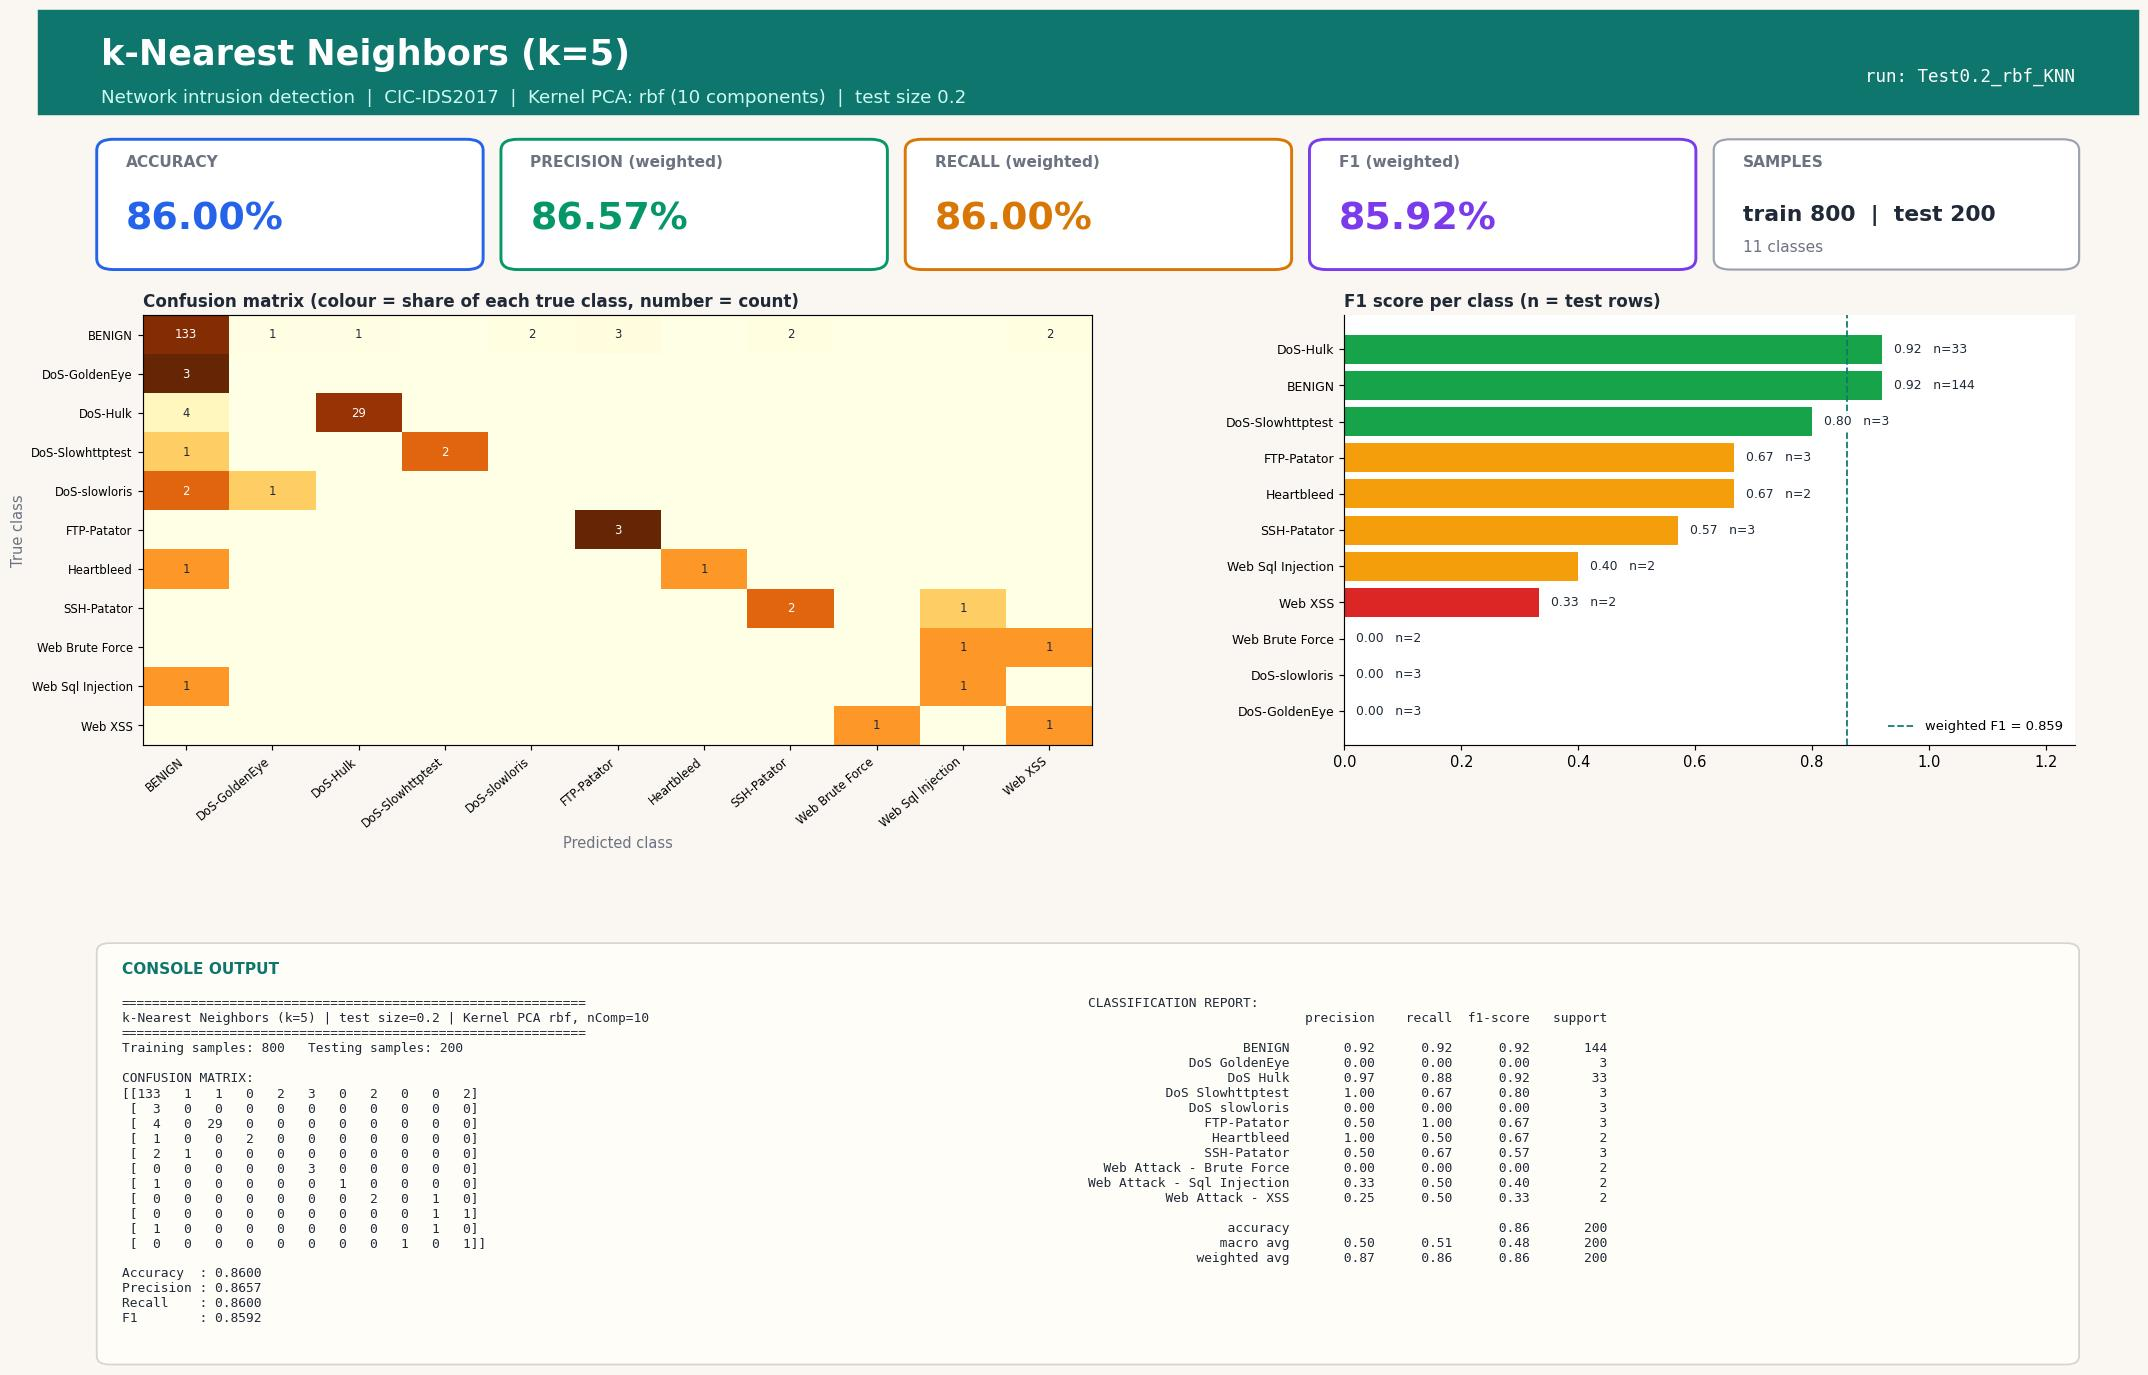

Reproduce this figure in Python.
#!/usr/bin/env python3
"""k-Nearest Neighbors (k=5) | Test size 0.2 | Kernel PCA kernel=rbf, n_components=10
CIC-IDS2017 (Tue+Wed+Thu-morning) 1000-row stratified sample.
Run in any IDE (Spyder / VS Code / PyCharm / Jupyter): open the file and press Run, no arguments needed.
Saves next to this file: 'Test0.2_rbf_KNN.jpg' - one image with the console output (confusion matrix, metrics, classification report) plus charts."""
import json, os
import numpy as np
import matplotlib.pyplot as plt
from sklearn.decomposition import KernelPCA
from sklearn.neighbors import KNeighborsClassifier
from sklearn.metrics import (accuracy_score, classification_report, confusion_matrix,
                             f1_score, precision_score, recall_score)
from sklearn.model_selection import train_test_split
from sklearn.preprocessing import StandardScaler

TEST_SIZE, KERNEL, N_COMP, ALG, ALG_NAME = 0.2, "rbf", 10, "KNN", "k-Nearest Neighbors (k=5)"
try:
    HERE = os.path.dirname(os.path.abspath(__file__))
except NameError:                      # Jupyter / interactive console
    HERE = os.getcwd()
def _find_root():                      # folder that contains data/sample.npz (works from any working directory)
    for p in (HERE, os.path.join(HERE, ".."), os.path.join(HERE, "..", ".."), os.getcwd()):
        if os.path.exists(os.path.join(p, "data", "sample.npz")):
            return os.path.abspath(p)
    raise FileNotFoundError("data/sample.npz not found - run prepare_data.py or keep the repo folder structure")
ROOT = _find_root()
tag = f"Test{TEST_SIZE}_{KERNEL}_{ALG}"

# 1. LOAD cached, cleaned sample (see prepare_data.py)
d = np.load(os.path.join(ROOT, "data", "sample.npz"), allow_pickle=True)
X, y, class_names = d["X"], d["y"], [str(c).replace("�", "-") for c in d["classes"]]

# 2. SPLIT
X_train, X_test, y_train, y_test = train_test_split(
    X, y, test_size=TEST_SIZE, random_state=42, stratify=y)

# 3. SCALE (fit on train only)
scaler = StandardScaler()
X_train = scaler.fit_transform(X_train); X_test = scaler.transform(X_test)

# 4. DIMENSIONALITY REDUCTION: Kernel PCA (fit on train only; gamma = sklearn default 1/n_features)
kpca = KernelPCA(n_components=N_COMP, kernel=KERNEL, random_state=0)
X_train = kpca.fit_transform(X_train); X_test = kpca.transform(X_test)

# 5. CLASSIFIER
classifier = KNeighborsClassifier(n_neighbors=5)
classifier.fit(X_train, y_train)
y_pred = classifier.predict(X_test)

# 6. METRICS
labels = np.arange(len(class_names))
cm = confusion_matrix(y_test, y_pred, labels=labels)
res = dict(test_size=TEST_SIZE, kernel=KERNEL, n_components=N_COMP, algorithm=ALG, model=ALG_NAME,
           n_train=int(len(y_train)), n_test=int(len(y_test)),
           accuracy=accuracy_score(y_test, y_pred),
           precision=precision_score(y_test, y_pred, average="weighted", zero_division=0),
           recall=recall_score(y_test, y_pred, average="weighted", zero_division=0),
           f1=f1_score(y_test, y_pred, average="weighted", zero_division=0))
report = classification_report(y_test, y_pred, labels=labels, target_names=class_names, zero_division=0)
lines = ["=" * 60, f"{ALG_NAME} | test size={TEST_SIZE} | Kernel PCA {KERNEL}, nComp={N_COMP}", "=" * 60,
         f"Training samples: {len(y_train)}   Testing samples: {len(y_test)}", "", "CONFUSION MATRIX:", np.array2string(cm), ""]
for k in ("accuracy", "precision", "recall", "f1"): lines.append(f"{k.capitalize():10s}: {res[k]:.4f}")
lines += ["", "CLASSIFICATION REPORT:", report]
console_output = "\n".join(lines); print(console_output)

# 7. VISUAL OUTPUT: ONE report-style image (banner, KPI cards, charts, console output) - real results only
from matplotlib.patches import FancyBboxPatch, Rectangle
short = [c.replace("Web Attack - ", "Web ").replace("DoS ", "DoS-") for c in class_names]
rep = classification_report(y_test, y_pred, labels=labels, target_names=class_names, zero_division=0, output_dict=True)
cmn = cm / np.maximum(cm.sum(axis=1, keepdims=True), 1)          # row-normalised = per-class recall
INK, MUTED, BG, ACC = "#1f2937", "#6b7280", "#faf7f2", "#0f766e"
fig = plt.figure(figsize=(20, 13.2), dpi=105, facecolor=BG)
fig.add_artist(Rectangle((0, 0.925), 1, 0.075, transform=fig.transFigure, color=ACC, zorder=0))
fig.text(0.03, 0.968, f"{ALG_NAME}", fontsize=24, fontweight="bold", color="white", va="center")
fig.text(0.03, 0.937, f"Network intrusion detection  |  CIC-IDS2017  |  Kernel PCA: {KERNEL} ({N_COMP} components)  |  test size {TEST_SIZE}",
         fontsize=12.5, color="#ccfbf1", va="center")
fig.text(0.97, 0.952, f"run: {tag}", fontsize=12, color="white", ha="right", va="center", family="monospace")

# KPI cards
cards = [("ACCURACY", res["accuracy"], "#2563eb"), ("PRECISION (weighted)", res["precision"], "#059669"),
         ("RECALL (weighted)", res["recall"], "#d97706"), ("F1 (weighted)", res["f1"], "#7c3aed")]
for i, (lab, v, col) in enumerate(cards):
    x0 = 0.03 + i * 0.1925
    fig.add_artist(FancyBboxPatch((x0, 0.815), 0.18, 0.09, boxstyle="round,pad=0.002,rounding_size=0.008", transform=fig.transFigure,
                                  facecolor="white", edgecolor=col, linewidth=2))
    fig.text(x0 + 0.012, 0.887, lab, fontsize=10.5, color=MUTED, fontweight="bold")
    fig.text(x0 + 0.012, 0.842, f"{v * 100:.2f}%", fontsize=26, color=col, fontweight="bold")
fig.add_artist(FancyBboxPatch((0.80, 0.815), 0.17, 0.09, boxstyle="round,pad=0.002,rounding_size=0.008", transform=fig.transFigure,
                              facecolor="white", edgecolor="#9ca3af", linewidth=1.5))
fig.text(0.812, 0.887, "SAMPLES", fontsize=10.5, color=MUTED, fontweight="bold")
fig.text(0.812, 0.848, f"train {res['n_train']}  |  test {res['n_test']}", fontsize=15, color=INK, fontweight="bold")
fig.text(0.812, 0.826, f"{len(class_names)} classes", fontsize=10.5, color=MUTED)

gs = fig.add_gridspec(1, 2, left=0.05, right=0.97, top=0.78, bottom=0.47, wspace=0.30, width_ratios=[1.3, 1])
ax1 = fig.add_subplot(gs[0, 0]); ax2 = fig.add_subplot(gs[0, 1])
for ax in (ax1, ax2): ax.set_facecolor("white")
im = ax1.imshow(cmn, cmap="YlOrBr", vmin=0, vmax=1, aspect="auto")
ax1.set_xticks(labels); ax1.set_yticks(labels); ax1.set_xticklabels(short, rotation=40, ha="right", fontsize=8); ax1.set_yticklabels(short, fontsize=8)
ax1.set_title("Confusion matrix (colour = share of each true class, number = count)", loc="left", fontsize=11.5, color=INK, fontweight="bold")
ax1.set_xlabel("Predicted class", color=MUTED); ax1.set_ylabel("True class", color=MUTED)
for a_ in labels:
    for b_ in labels:
        if cm[a_, b_]: ax1.text(b_, a_, cm[a_, b_], ha="center", va="center", fontsize=8, color="white" if cmn[a_, b_] > 0.6 else INK)
f1s = [rep[c]["f1-score"] for c in class_names]; sup = [int(rep[c]["support"]) for c in class_names]
order = np.argsort(f1s)
cols = ["#dc2626" if f1s[i] < 0.34 else "#f59e0b" if f1s[i] < 0.67 else "#16a34a" for i in order]
ax2.barh(range(len(order)), [f1s[i] for i in order], color=cols)
ax2.set_yticks(range(len(order))); ax2.set_yticklabels([short[i] for i in order], fontsize=8.5); ax2.set_xlim(0, 1.25)
ax2.set_title("F1 score per class (n = test rows)", loc="left", fontsize=11.5, color=INK, fontweight="bold")
for k, i in enumerate(order): ax2.text(f1s[i] + 0.02, k, f"{f1s[i]:.2f}   n={sup[i]}", va="center", fontsize=8.5, color=INK, zorder=5, bbox=dict(facecolor="white", edgecolor="none", pad=1))
for sp in ("top", "right"): ax2.spines[sp].set_visible(False)
ax2.axvline(res["f1"], color=ACC, ls="--", lw=1.2, label=f"weighted F1 = {res['f1']:.3f}"); ax2.legend(loc="lower right", fontsize=9, frameon=False)

# console output panel (same text that is printed to the console)
fig.add_artist(FancyBboxPatch((0.03, 0.025), 0.94, 0.30, boxstyle="round,pad=0.002,rounding_size=0.006", transform=fig.transFigure,
                              facecolor="#fffdf8", edgecolor="#d6d3d1", linewidth=1.2))
fig.text(0.04, 0.305, "CONSOLE OUTPUT", fontsize=10.5, color=ACC, fontweight="bold")
split_at = lines.index("CLASSIFICATION REPORT:")
fig.text(0.04, 0.288, "\n".join(lines[:split_at]), family="monospace", fontsize=8.8, color=INK, va="top")
fig.text(0.50, 0.288, "\n".join(lines[split_at:]), family="monospace", fontsize=8.8, color=INK, va="top")
plt.savefig(os.path.join(HERE, tag + ".jpg"), format="jpg", bbox_inches="tight", facecolor=BG)
if os.environ.get("ACN_NO_SHOW") != "1": plt.show()   # IDEs display the image; run_all.py disables this
plt.close()

os.makedirs(os.path.join(ROOT, "results", "json"), exist_ok=True)
with open(os.path.join(ROOT, "results", "json", tag + ".json"), "w") as f: json.dump(res, f)
